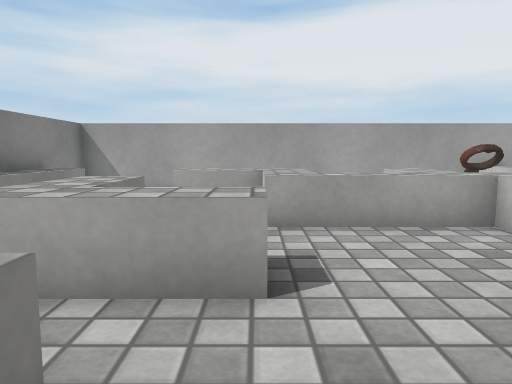
view 1 (above)

23 first-person views from a walk through a Unity game level. The camera is 0.64 m above the floor, tilts 6° down and sees 70° across. The floor is counted in squares, 0.5 m on a side. Each view is taken from the middle of a square. On the plan, view 1 faces up. The plan holds only what a view shows up to about 15 squares ahead; the rest is blank. Some animated figures are not drawn. Some surface patterns are stand-ins.

view 2
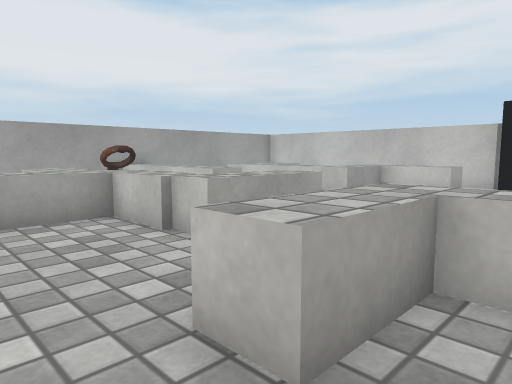

view 3
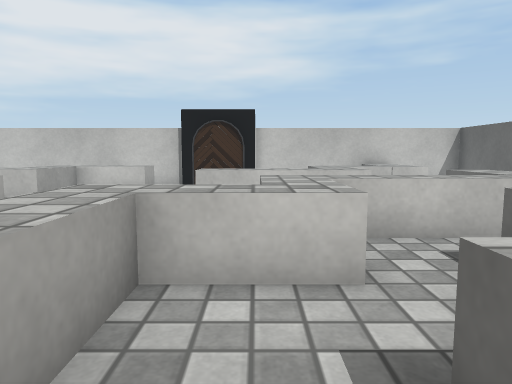

view 4
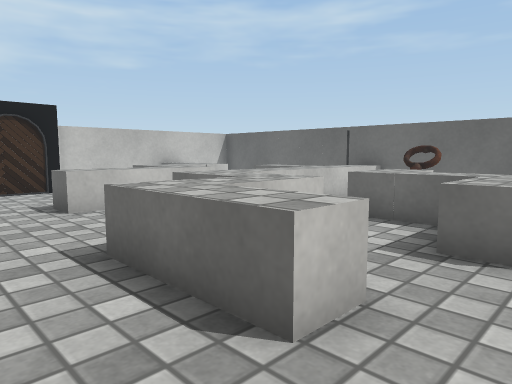

view 5
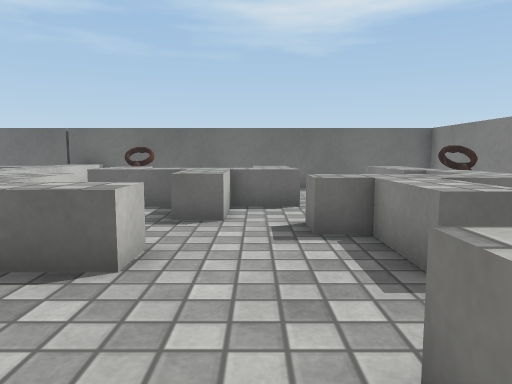

view 6
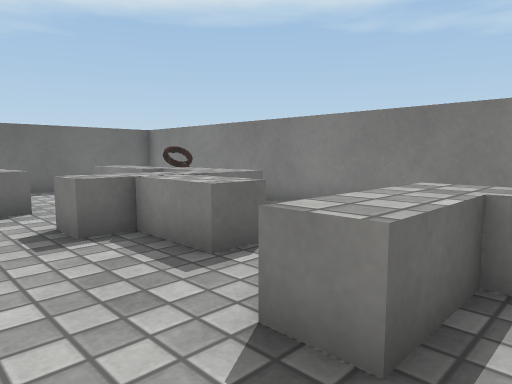

view 7
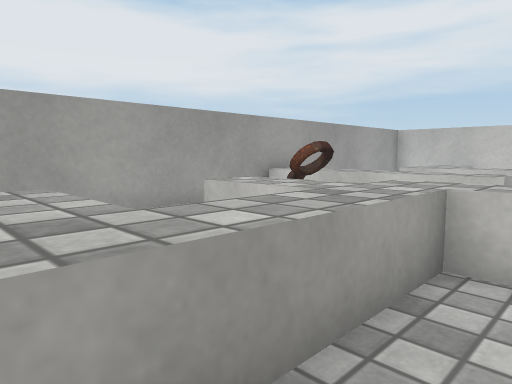

view 8
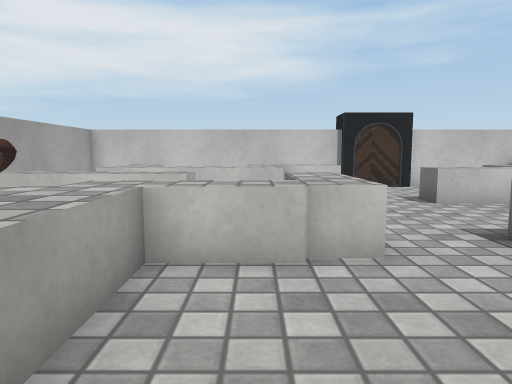

view 9
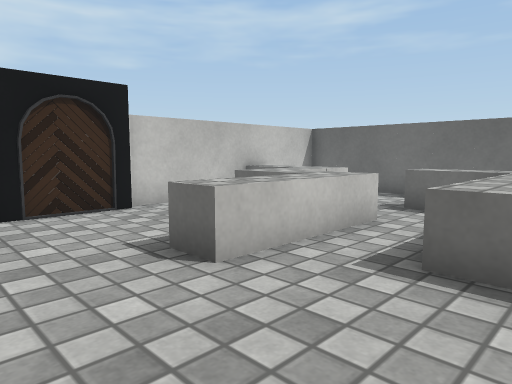

view 10
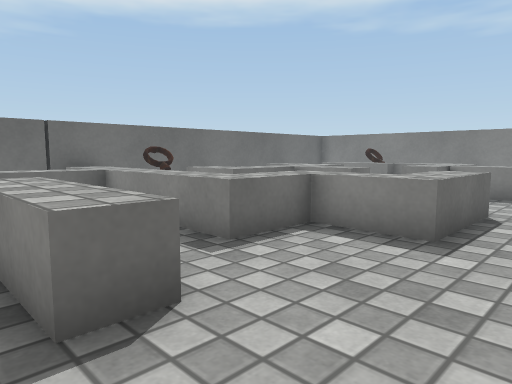

view 11
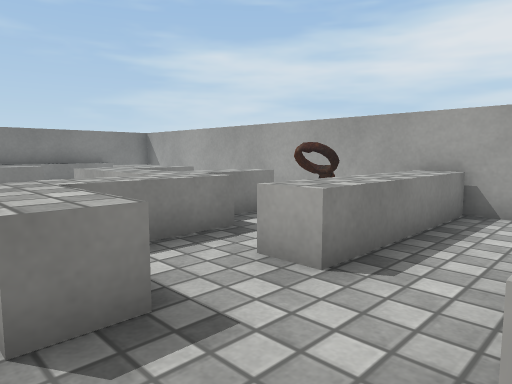

view 12
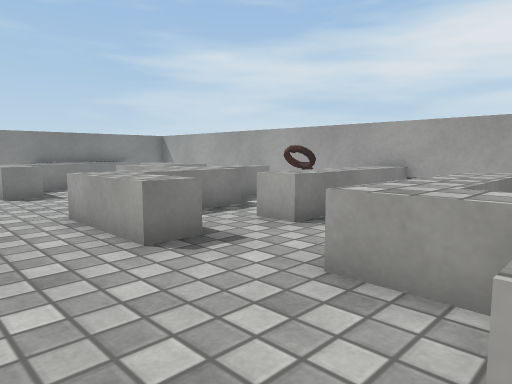

view 13
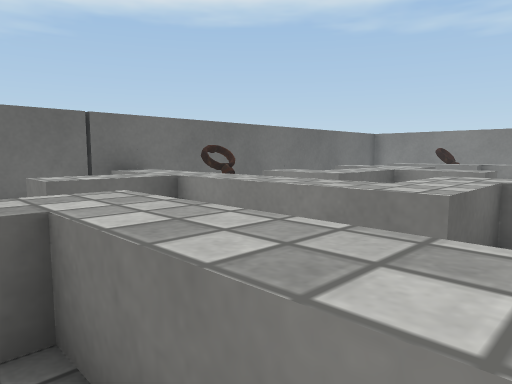

view 14
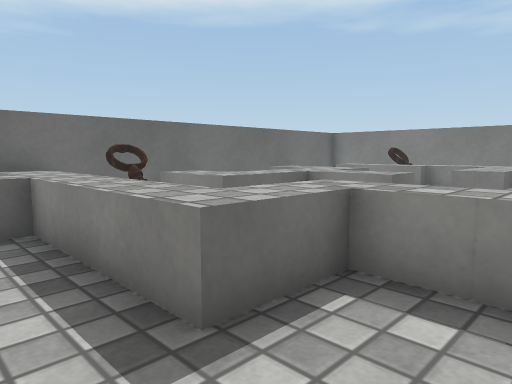

view 15
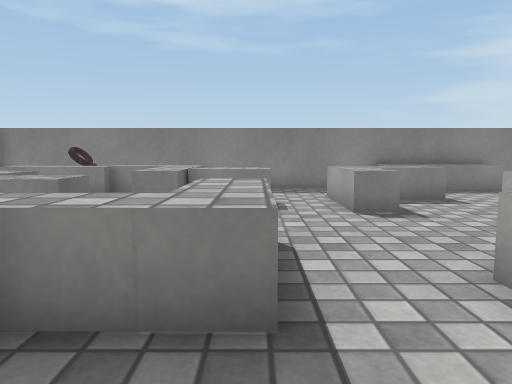

view 16
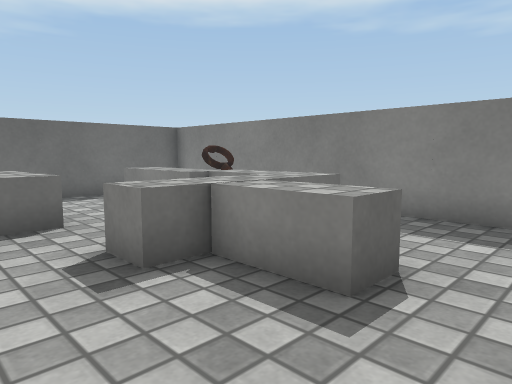

view 17
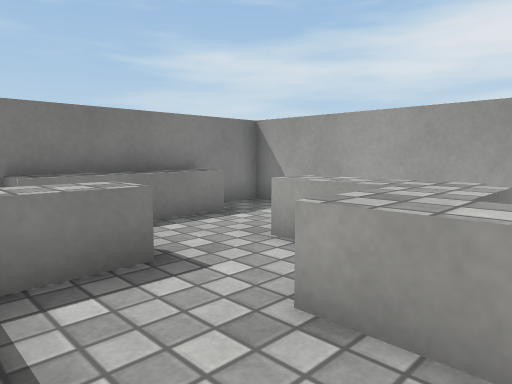

view 18
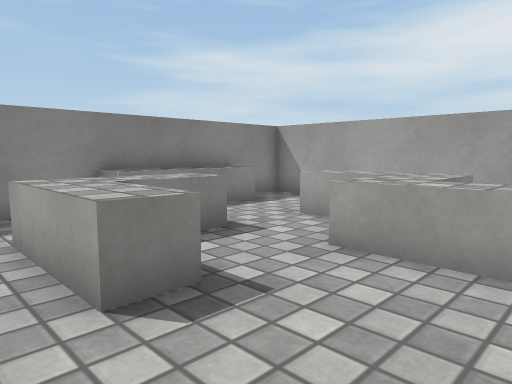

view 19
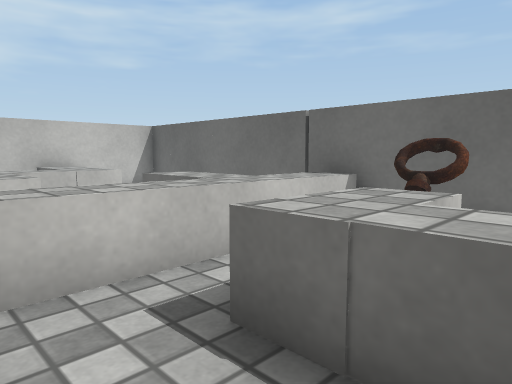

view 20
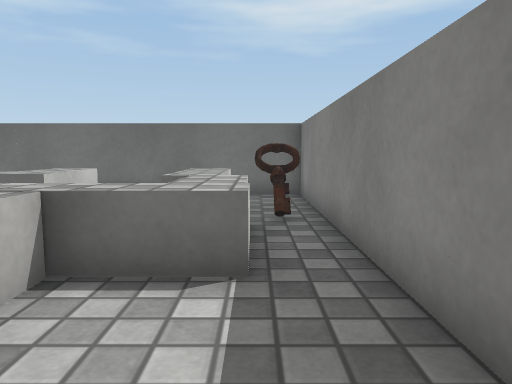

view 21
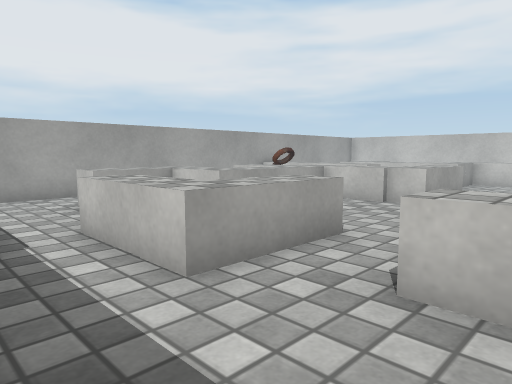

view 22
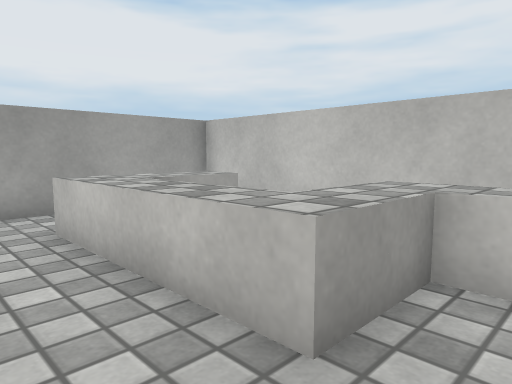

view 23
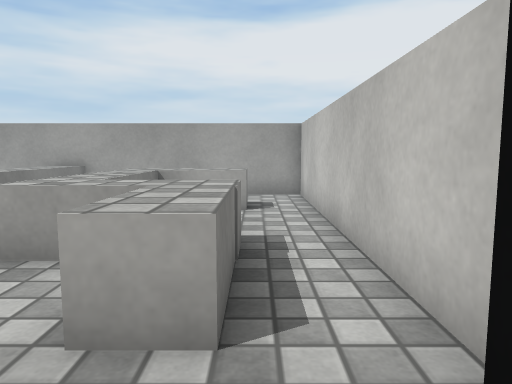

### Floor plan
Key: @ floor where view 1 was taken; # wall or solid block; . floor; = window, fence, low wall or low ledge; ^ raised ledge; B block; K key.
Columns run from 6 left of view 1 to 15 right of it. Each row starts with its distance up from view 1.
 12 ######################
 11 #.....       ^^..  ..#
 10 #....        ^^..  ..#
  9 #^..BBBB BB K^^.^BBB.#
  8 #^...BBB BB..^^.^BB..#
  7 #^....BB^BB^.^^.^^ ..#
  6 #^.BB..^^#BB....^^ ..#
  5 #=.BB.....BB....^BBB.#
  4 #..BBBB....BBB...BBB.#
  3 #..BBBB...........BB.#
  2 #.................B.##
  1 #...BB...BBB........##
  0 #...BB@..BBB....^...##
 -1 #.^^BB^....BBB.^^...##
 -2 #.BB^^..B..BBB.^^.  .#
 -3 #.BB....B....^.BBBB  #
 -4 #..BB.##BBBB.^...BB  #
 -5 #.KBB.#B^^BB.B...B BB#
 -6 #..BB.BB  BK BBB..BBB#
 -7 #.. ..       ^  ..   #
 -8 #.. ..       ^   .   #
 -9 #####################

Positions as (right, up) in squares from view 1, and headings:
1: (0, 0), facing up
2: (1, -1), facing up-right
3: (1, -1), facing right
4: (1, 3), facing down-right
5: (1, 5), facing down
6: (2, 5), facing down-left
7: (0, 5), facing up-right
8: (0, 5), facing right
9: (6, 3), facing down-right
10: (11, 3), facing down-left
11: (10, 3), facing up-left
12: (12, 1), facing up-left
13: (11, 0), facing down-left
14: (9, 1), facing down-left
15: (8, 1), facing left
16: (2, 3), facing down-left
17: (2, 4), facing up-left
18: (3, 2), facing up-left
19: (3, -2), facing down-right
20: (-4, 3), facing down
21: (-5, 0), facing up-right
22: (8, 3), facing up-right
23: (13, 0), facing up
